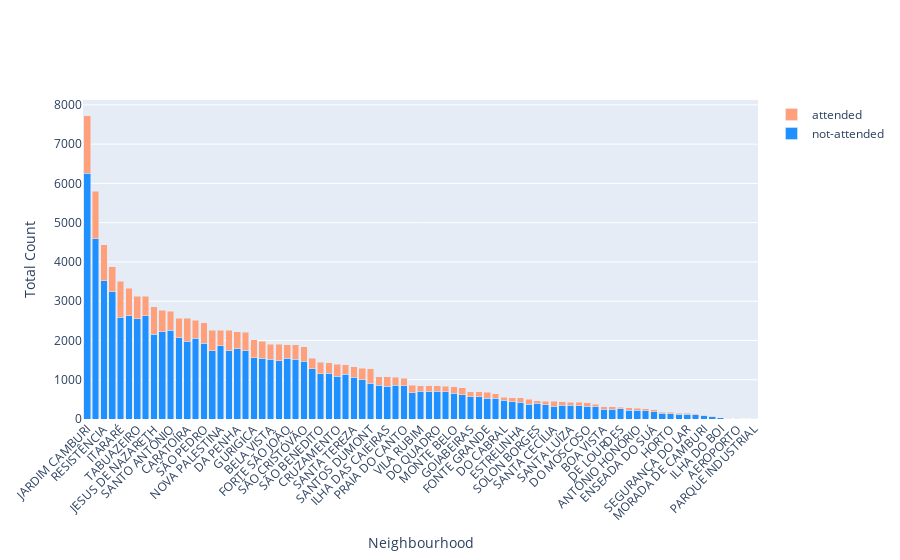

This figure's notebook cell:
### Code cell
import plotly.graph_objects as go

fig = go.Figure()

fig.add_trace(go.Bar(
    x=df4.Neighbourhood,
    y=df4.Not_attended,
    name='not-attended',
    marker_color='dodgerblue'
))


fig.add_trace(go.Bar(
    x=df4.Neighbourhood,
    y=df4.attended,
    name='attended',
    marker_color='lightsalmon'
))

fig.update_layout(barmode='stack', xaxis_tickangle=-45,
                  xaxis_title="Neighbourhood",yaxis_title="Total Count",
                  xaxis={'categoryorder':'total descending'})
fig.show()

### Figure 1 — Plotly figure (JSON) as saved in the notebook; plotly's stock layout.template omitted (floating-point values rounded to 4 significant figures)
{"data": [{"marker": {"color": "dodgerblue"}, "name": "not-attended", "type": "bar", "x": ["AEROPORTO", "ANDORINHAS", "ANTÔNIO HONÓRIO", "ARIOVALDO FAVALESSA", "BARRO VERMELHO", "BELA VISTA", "BENTO FERREIRA", "BOA VISTA", "BONFIM", "CARATOÍRA", "CENTRO", "COMDUSA", "CONQUISTA", "CONSOLAÇÃO", "CRUZAMENTO", "DA PENHA", "DE LOURDES", "DO CABRAL", "DO MOSCOSO", "DO QUADRO", "ENSEADA DO SUÁ", "ESTRELINHA", "FONTE GRANDE", "FORTE SÃO JOÃO", "FRADINHOS", "GOIABEIRAS", "GRANDE VITÓRIA", "GURIGICA", "HORTO", "ILHA DAS CAIEIRAS", "ILHA DE SANTA MARIA", "ILHA DO BOI", "ILHA DO FRADE", "ILHA DO PRÍNCIPE", "ILHAS OCEÂNICAS DE TRINDADE", "INHANGUETÁ", "ITARARÉ", "JABOUR", "JARDIM CAMBURI", "JARDIM DA PENHA", "JESUS DE NAZARETH", "JOANA D´ARC", "JUCUTUQUARA", "MARIA ORTIZ", "MARUÍPE", "MATA DA PRAIA", "MONTE BELO", "MORADA DE CAMBURI", "MÁRIO CYPRESTE", "NAZARETH", "NOVA PALESTINA", "PARQUE INDUSTRIAL", "PARQUE MOSCOSO", "PIEDADE", "PONTAL DE CAMBURI", "PRAIA DO CANTO", "PRAIA DO SUÁ", "REDENÇÃO", "REPÚBLICA", "RESISTÊNCIA", "ROMÃO", "SANTA CECÍLIA", "SANTA CLARA", "SANTA HELENA", "SANTA LUÍZA", "SANTA LÚCIA", "SANTA MARTHA", "SANTA TEREZA", "SANTO ANDRÉ", "SANTO ANTÔNIO", "SANTOS DUMONT", "SANTOS REIS", "SEGURANÇA DO LAR", "SOLON BORGES", "SÃO BENEDITO", "SÃO CRISTÓVÃO", "SÃO JOSÉ", "SÃO PEDRO", "TABUAZEIRO", "UNIVERSITÁRIO", "VILA RUBIM"], "y": [7, 1741, 221, 220, 332, 1523, 665, 254, 2223, 1974, 2631, 254, 689, 1139, 1094, 1788, 258, 472, 321, 709, 183, 432, 533, 1543, 210, 563, 854, 1562, 133, 836, 1524, 32, 8, 1734, 0, 855, 2591, 2058, 6252, 3246, 2157, 1169, 561, 4586, 1478, 534, 658, 80, 317, 106, 1862, 1, 623, 364, 57, 845, 994, 1278, 692, 3525, 1740, 325, 372, 141, 351, 352, 2635, 1060, 2063, 2262, 907, 435, 117, 400, 1152, 1473, 1549, 1933, 2559, 120, 710]}, {"marker": {"color": "lightsalmon"}, "name": "attended", "type": "bar", "x": ["AEROPORTO", "ANDORINHAS", "ANTÔNIO HONÓRIO", "ARIOVALDO FAVALESSA", "BARRO VERMELHO", "BELA VISTA", "BENTO FERREIRA", "BOA VISTA", "BONFIM", "CARATOÍRA", "CENTRO", "COMDUSA", "CONQUISTA", "CONSOLAÇÃO", "CRUZAMENTO", "DA PENHA", "DE LOURDES", "DO CABRAL", "DO MOSCOSO", "DO QUADRO", "ENSEADA DO SUÁ", "ESTRELINHA", "FONTE GRANDE", "FORTE SÃO JOÃO", "FRADINHOS", "GOIABEIRAS", "GRANDE VITÓRIA", "GURIGICA", "HORTO", "ILHA DAS CAIEIRAS", "ILHA DE SANTA MARIA", "ILHA DO BOI", "ILHA DO FRADE", "ILHA DO PRÍNCIPE", "ILHAS OCEÂNICAS DE TRINDADE", "INHANGUETÁ", "ITARARÉ", "JABOUR", "JARDIM CAMBURI", "JARDIM DA PENHA", "JESUS DE NAZARETH", "JOANA D´ARC", "JUCUTUQUARA", "MARIA ORTIZ", "MARUÍPE", "MATA DA PRAIA", "MONTE BELO", "MORADA DE CAMBURI", "MÁRIO CYPRESTE", "NAZARETH", "NOVA PALESTINA", "PARQUE INDUSTRIAL", "PARQUE MOSCOSO", "PIEDADE", "PONTAL DE CAMBURI", "PRAIA DO CANTO", "PRAIA DO SUÁ", "REDENÇÃO", "REPÚBLICA", "RESISTÊNCIA", "ROMÃO", "SANTA CECÍLIA", "SANTA CLARA", "SANTA HELENA", "SANTA LUÍZA", "SANTA LÚCIA", "SANTA MARTHA", "SANTA TEREZA", "SANTO ANDRÉ", "SANTO ANTÔNIO", "SANTOS DUMONT", "SANTOS REIS", "SEGURANÇA DO LAR", "SOLON BORGES", "SÃO BENEDITO", "SÃO CRISTÓVÃO", "SÃO JOSÉ", "SÃO PEDRO", "TABUAZEIRO", "UNIVERSITÁRIO", "VILA RUBIM"], "y": [1, 521, 50, 62, 91, 384, 193, 58, 550, 591, 703, 56, 160, 237, 304, 429, 47, 88, 92, 140, 52, 106, 149, 346, 48, 137, 217, 456, 42, 235, 361, 3, 2, 532, 2, 202, 923, 451, 1465, 631, 696, 258, 133, 1219, 424, 110, 166, 16, 54, 29, 402, 0, 179, 88, 12, 190, 294, 275, 143, 906, 474, 123, 134, 37, 77, 86, 496, 272, 508, 484, 369, 112, 28, 69, 287, 363, 428, 515, 573, 32, 141]}], "layout": {"autosize": true, "barmode": "stack", "xaxis": {"autorange": true, "categoryorder": "total descending", "range": [-0.5, 80.5], "tickangle": -45, "title": {"text": "Neighbourhood"}, "type": "category"}, "yaxis": {"autorange": true, "range": [0, 8123.0], "title": {"text": "Total Count"}, "type": "linear"}}}
